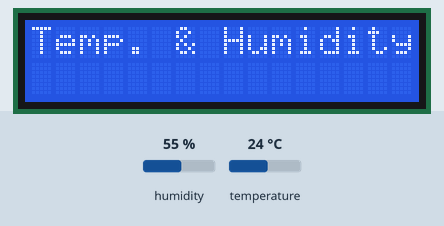
The sketch below on a simulated Arduino Uno, built with avr-gcc and run on an emulated ATmega328P. Shown: 16×2 character LCD. The inputs (shaded band) are chosen by the test bench; at power-on: humidity 55 %, temperature 24 °C. What the sketch prints to the serial monitor is not drawn.

Above: at 0.1 s.
At 4.64 s:
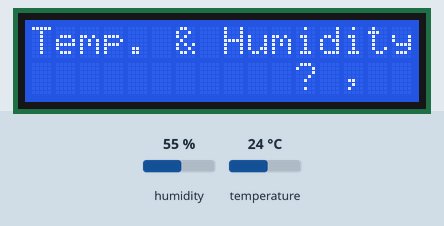
At 5.17 s:
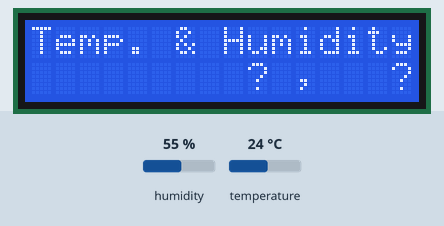
At 7.01 s:
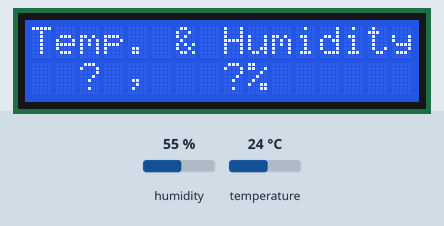
At 8.05 s:
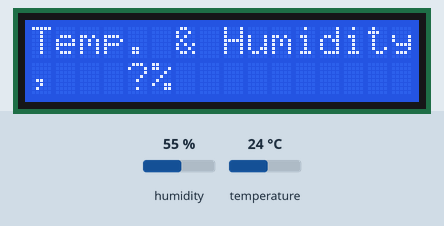
At 9.32 s:
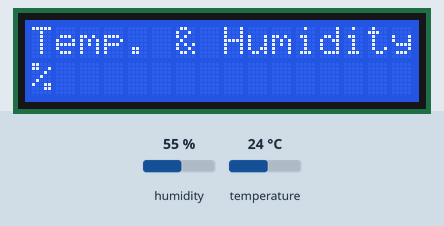

Measured:
- by itself, everything shown: repeats every 9.6 s, in 24 steps

The sketch:

dhtlcdScroll.ino
```cpp
// Example testing sketch for various DHT humidity/temperature sensors
// Written by ladyada, public domain
#include <LiquidCrystal_I2C.h>

// set the LCD number of columns and rows
int lcdColumns = 16;
int lcdRows = 2;

LiquidCrystal_I2C lcd(0x27, lcdColumns, lcdRows);


#include "DHT.h"
#define DHTPIN 5     // Digital pin connected to the DHT sensor
#define DHTTYPE DHT11   // DHT 11

String messageStatic = "Temp. & Humidity";

void scrollText(int row, String message, int delayTime, int lcdColumns) {
  for (int i=0; i < lcdColumns; i++) {
    message = " " + message;
  }
  message = message + " ";
  for (int pos = 0; pos < message.length(); pos++) {
    lcd.setCursor(0, row);
    lcd.print(message.substring(pos, pos + lcdColumns));
    delay(delayTime);
  }
}
// Initialize DHT sensor.

DHT dht(DHTPIN, DHTTYPE);

void setup() {
  // initialize LCD
  lcd.init();
  // turn on LCD backlight
  lcd.backlight();
  Serial.begin(115200);
  Serial.println(F("DHTxx test!"));

  dht.begin();
}

void loop() {
  lcd.setCursor(0, 0);
  lcd.print(messageStatic);
 // Wait a few seconds between measurements.
  delay(2000);

  float h = dht.readHumidity();
  float t = dht.readTemperature();


  // Check if any reads failed and exit early (to try again).
  if (isnan(h) || isnan(t) ) {
    Serial.println(F("Failed to read from DHT sensor!"));
    return;
  }

  Serial.print(F("Humidity: "));
  Serial.print(h);
  Serial.print(F("%  Temperature: "));
  Serial.print(t);
  char nmsg[20];
  sprintf(nmsg,"%5.2f , %3.0f%s",t,h,"\%");
  Serial.println(nmsg);
  scrollText(1, nmsg, 250,lcdColumns);

}
```
